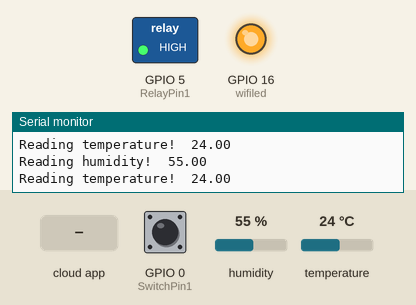
Simulated run of this sketch. Board: ESP8266 (NodeMCU). Parts: switched loads named in the sketch (green lamp = pin HIGH), output pins drawn as LEDs (lit = HIGH), the last lines printed to the serial monitor. Dashed ring = blinking. Inputs (shaded band) come from the test bench; at power-on: GPIO 0 (SwitchPin1) HIGH, humidity 55 %, temperature 24 °C. WiFi joins after 1.5 s; servers stay silent unless stated.

Above: at 2.7 s.
2.8 s: GPIO 0 (SwitchPin1) pulled LOW for 3.2 s
At 3.23 s:
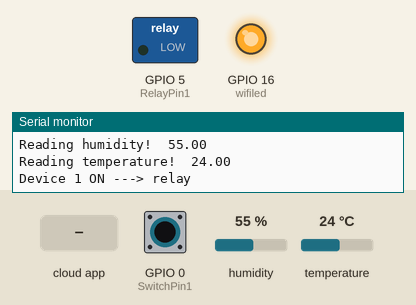
At 6.8 s:
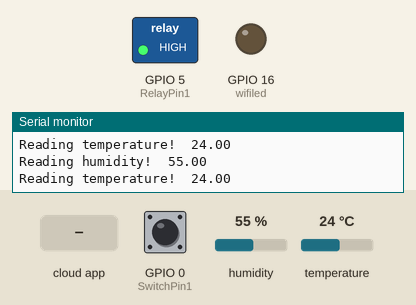
9.2 s: the phone or cloud app sets supraBoiGarage to 1
At 9.6 s:
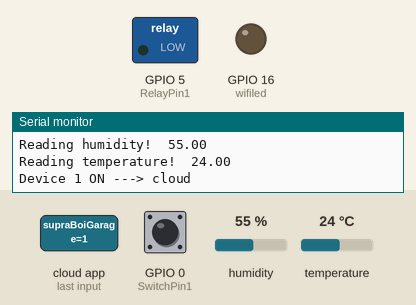
Timing chart, 0 to 12.2 s (numbered marks = the images above; inputs shaded):
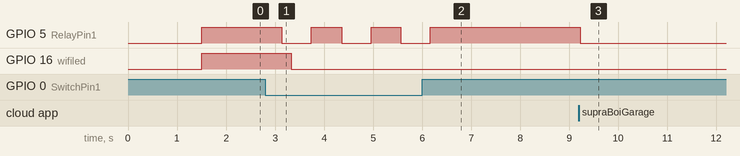

The sketch:

SupraBoiGarage_jun26a.ino
```cpp
/*
 *
 *  Liya Norng
 *  6/26/21
  Sketch generated by the Arduino IoT Cloud Thing "Untitled"
  https://create.arduino.cc/cloud/things/a07813e5-aac0-41d7-958f-7c2c802c5be2

  Arduino IoT Cloud Variables description

  The following variables are automatically generated and updated when changes are made to the Thing

  CloudSwitch supraBoiGarage;

  Variables which are marked as READ/WRITE in the Cloud Thing will also have functions
  which are called when their values are changed from the Dashboard.
  These functions are generated with the Thing and added at the end of this sketch.
*/
#include "arduino_secrets.h"
#include "thingProperties.h"
#include <DHT.h> // library for DHT temp


#define DHTPIN 2
DHT dht(DHTPIN, DHT11);

#define RelayPin1 5 // D1
#define wifiled 16 // D0
#define SwitchPin1 0 // D3
int toggleState_1 = 0; // Define integer to remember the toggle state for relay 1

void setup() {
  // Initialize serial and wait for port to open:
  Serial.begin(9600);
  // This delay gives the chance to wait for a Serial Monitor without blocking if none is found

  delay(1500);
  dht.begin();
  // Defined in thingProperties.h
  initProperties();

  // Connect to Arduino IoT Cloud
  ArduinoCloud.begin(ArduinoIoTPreferredConnection);

  /*
     The following function allows you to obtain more information
     related to the state of network and IoT Cloud connection and errors
     the higher number the more granular information you’ll get.
     The default is 0 (only errors).
     Maximum is 4
 */
  setDebugMessageLevel(2);
  ArduinoCloud.printDebugInfo();

  pinMode(RelayPin1, OUTPUT);
  pinMode(wifiled, OUTPUT);
  pinMode(SwitchPin1, INPUT_PULLUP);

  // start up
  digitalWrite(RelayPin1, HIGH);
  digitalWrite(wifiled, HIGH); // turn off wifi LED
}

void manuel_control(){
  if(digitalRead(SwitchPin1) == LOW){
    delay(200);
    relayOnOff(1);
  }
}

void relayOnOff(int relay){
  switch(relay){
    case 1:
      if(toggleState_1 == 0){
        digitalWrite(RelayPin1, LOW); // turn on relay 1
        toggleState_1 = 1;
        Serial.println("Device 1 ON ---> relay");
      }
      else{
        digitalWrite(RelayPin1, HIGH); // turn off relay 1
        toggleState_1 = 0;
        Serial.println("Device 1 OFF ---> relay");
      }
      delay(200);
      break;
    default:
      break;
  }
}

void loop() {
  ArduinoCloud.update();
  // Your code here
  delay(200);
   manuel_control();
  readHumidit();
  readTemperatur();
   if(WiFi.status() != WL_CONNECTED){
    digitalWrite(wifiled, HIGH);
   }
   else{
    digitalWrite(wifiled, LOW);
    //Serial.println("connected");
   }
}

void readHumidit(){
  float h = dht.readHumidity();
  if(isnan(h)){
     Serial.println("Failed to read from DHT sensor!");
     return;
  }
   Serial.print("Reading humidity!  ");
   Serial.println(h);
  humid = h;
}

void readTemperatur(){
  float t = dht.readTemperature();
  if(isnan(t)){
      Serial.println("Failed to read from DHT sensor!");
      return;
  }
  Serial.print("Reading temperature!  ");
  Serial.println(t);
  temp = t;
}

void onSupraBoiGarageChange() {
  // Do something

  if(supraBoiGarage == 1){
    digitalWrite(RelayPin1, LOW);
    Serial.println("Device 1 ON ---> cloud");
    toggleState_1 = 1;
    delay(200);
  }
  else{
    digitalWrite(RelayPin1, HIGH);
    Serial.println("Device 1 OFF ---> cloud");
    toggleState_1 = 0;
    delay(200);
  }
}
```

arduino_secrets.h
```cpp
#define SECRET_SSID "Welcome"
#define SECRET_PASS "ARDXT-B474N-368PM-952CE-AKSCA-5UWEW-JXJUQ-JF29L-C75CB-11E75"
#define SECRET_DEVICE_KEY "T9WFDEQGEWPXOI3XGDBW"
```

thingProperties.h
```cpp
// Code generated by Arduino IoT Cloud, DO NOT EDIT.

#include <ArduinoIoTCloud.h>
#include <Arduino_ConnectionHandler.h>


const char THING_ID[]           = "a07813e5-aac0-41d7-958f-7c2c802c5be2";
const char DEVICE_LOGIN_NAME[]  = "faa963d4-6708-409c-b6c6-5347f9f39f78";

const char SSID[]               = SECRET_SSID;    // Network SSID (name)
const char PASS[]               = SECRET_PASS;    // Network password (use for WPA, or use as key for WEP)
const char DEVICE_KEY[]  = SECRET_DEVICE_KEY;    // Secret device password

void onSupraBoiGarageChange();

CloudSwitch supraBoiGarage;
CloudTemperatureSensor temp;
CloudTemperatureSensor humid;

void initProperties(){

  ArduinoCloud.setBoardId(DEVICE_LOGIN_NAME);
  ArduinoCloud.setSecretDeviceKey(DEVICE_KEY);
  ArduinoCloud.setThingId(THING_ID);
  ArduinoCloud.addProperty(supraBoiGarage, READWRITE, ON_CHANGE, onSupraBoiGarageChange, 1);
  ArduinoCloud.addProperty(temp, READ, ON_CHANGE, NULL);
  ArduinoCloud.addProperty(humid, READ, ON_CHANGE, NULL);
}

WiFiConnectionHandler ArduinoIoTPreferredConnection(SSID, PASS);
```

Measured:
- after the input at 2.8 s, GPIO 5 (RelayPin1): alternates HIGH for 0.61 s and LOW for 0.60 s, 6 changes in all, then stays HIGH, starting after 0.33 s
- after the input at 9.2 s, GPIO 5 (RelayPin1): HIGH → LOW at once
